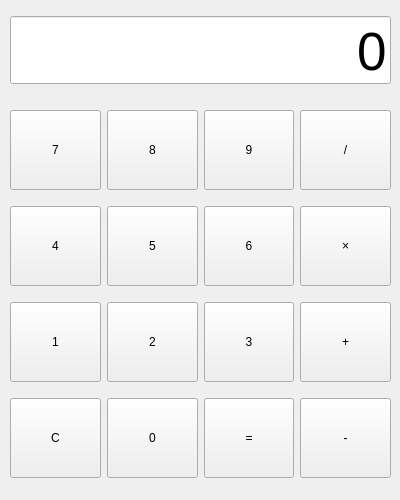
<?xml version="1.0" encoding="UTF-8"?>
<ui version="4.0">
 <class>Form</class>
 <widget class="QWidget" name="Form">
  <property name="geometry">
   <rect>
    <x>0</x>
    <y>0</y>
    <width>400</width>
    <height>500</height>
   </rect>
  </property>
  <property name="windowTitle">
   <string>계산기</string>
  </property>
  <widget class="QWidget" name="verticalLayoutWidget">
   <property name="geometry">
    <rect>
     <x>10</x>
     <y>10</y>
     <width>381</width>
     <height>80</height>
    </rect>
   </property>
   <layout class="QVBoxLayout" name="verticalLayout">
    <item>
     <widget class="QLineEdit" name="le_view">
      <property name="font">
       <font>
        <pointsize>40</pointsize>
       </font>
      </property>
      <property name="text">
       <string>0</string>
      </property>
      <property name="alignment">
       <set>Qt::AlignBottom|Qt::AlignRight|Qt::AlignTrailing</set>
      </property>
     </widget>
    </item>
   </layout>
  </widget>
  <widget class="QWidget" name="gridLayoutWidget">
   <property name="geometry">
    <rect>
     <x>10</x>
     <y>100</y>
     <width>381</width>
     <height>391</height>
    </rect>
   </property>
   <layout class="QGridLayout" name="gridLayout">
    <item row="1" column="2">
     <widget class="QPushButton" name="btn_6">
      <property name="minimumSize">
       <size>
        <width>0</width>
        <height>80</height>
       </size>
      </property>
      <property name="text">
       <string>6</string>
      </property>
     </widget>
    </item>
    <item row="2" column="0">
     <widget class="QPushButton" name="btn_1">
      <property name="minimumSize">
       <size>
        <width>0</width>
        <height>80</height>
       </size>
      </property>
      <property name="text">
       <string>1</string>
      </property>
     </widget>
    </item>
    <item row="1" column="3">
     <widget class="QPushButton" name="btn_mul">
      <property name="minimumSize">
       <size>
        <width>0</width>
        <height>80</height>
       </size>
      </property>
      <property name="text">
       <string>×</string>
      </property>
     </widget>
    </item>
    <item row="0" column="3">
     <widget class="QPushButton" name="btn_div">
      <property name="minimumSize">
       <size>
        <width>0</width>
        <height>80</height>
       </size>
      </property>
      <property name="text">
       <string>/</string>
      </property>
     </widget>
    </item>
    <item row="2" column="2">
     <widget class="QPushButton" name="btn_3">
      <property name="minimumSize">
       <size>
        <width>0</width>
        <height>80</height>
       </size>
      </property>
      <property name="text">
       <string>3</string>
      </property>
     </widget>
    </item>
    <item row="1" column="1">
     <widget class="QPushButton" name="btn_5">
      <property name="minimumSize">
       <size>
        <width>0</width>
        <height>80</height>
       </size>
      </property>
      <property name="text">
       <string>5</string>
      </property>
     </widget>
    </item>
    <item row="1" column="0">
     <widget class="QPushButton" name="btn_4">
      <property name="minimumSize">
       <size>
        <width>0</width>
        <height>80</height>
       </size>
      </property>
      <property name="text">
       <string>4</string>
      </property>
     </widget>
    </item>
    <item row="2" column="3">
     <widget class="QPushButton" name="btn_add">
      <property name="minimumSize">
       <size>
        <width>0</width>
        <height>80</height>
       </size>
      </property>
      <property name="text">
       <string>+</string>
      </property>
     </widget>
    </item>
    <item row="0" column="2">
     <widget class="QPushButton" name="btn_9">
      <property name="minimumSize">
       <size>
        <width>0</width>
        <height>80</height>
       </size>
      </property>
      <property name="text">
       <string>9</string>
      </property>
     </widget>
    </item>
    <item row="0" column="1">
     <widget class="QPushButton" name="btn_8">
      <property name="minimumSize">
       <size>
        <width>0</width>
        <height>80</height>
       </size>
      </property>
      <property name="text">
       <string>8</string>
      </property>
     </widget>
    </item>
    <item row="2" column="1">
     <widget class="QPushButton" name="btn_2">
      <property name="minimumSize">
       <size>
        <width>0</width>
        <height>80</height>
       </size>
      </property>
      <property name="text">
       <string>2</string>
      </property>
     </widget>
    </item>
    <item row="0" column="0">
     <widget class="QPushButton" name="btn_7">
      <property name="minimumSize">
       <size>
        <width>0</width>
        <height>80</height>
       </size>
      </property>
      <property name="text">
       <string>7</string>
      </property>
     </widget>
    </item>
    <item row="3" column="0">
     <widget class="QPushButton" name="btn_c">
      <property name="minimumSize">
       <size>
        <width>0</width>
        <height>80</height>
       </size>
      </property>
      <property name="text">
       <string>C</string>
      </property>
     </widget>
    </item>
    <item row="3" column="1">
     <widget class="QPushButton" name="btn_0">
      <property name="minimumSize">
       <size>
        <width>0</width>
        <height>80</height>
       </size>
      </property>
      <property name="text">
       <string>0</string>
      </property>
     </widget>
    </item>
    <item row="3" column="2">
     <widget class="QPushButton" name="btn_rst">
      <property name="minimumSize">
       <size>
        <width>0</width>
        <height>80</height>
       </size>
      </property>
      <property name="text">
       <string>=</string>
      </property>
     </widget>
    </item>
    <item row="3" column="3">
     <widget class="QPushButton" name="btn_min">
      <property name="minimumSize">
       <size>
        <width>0</width>
        <height>80</height>
       </size>
      </property>
      <property name="text">
       <string>-</string>
      </property>
     </widget>
    </item>
   </layout>
  </widget>
 </widget>
 <resources/>
 <connections/>
</ui>
